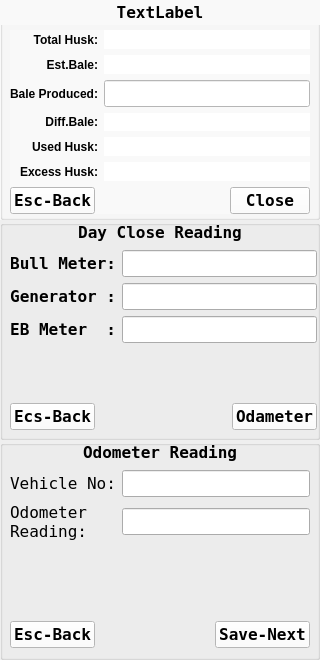
<?xml version="1.0" encoding="UTF-8"?>
<ui version="4.0">
 <class>Batch_Close</class>
 <widget class="QWidget" name="Batch_Close">
  <property name="geometry">
   <rect>
    <x>0</x>
    <y>0</y>
    <width>320</width>
    <height>660</height>
   </rect>
  </property>
  <property name="font">
   <font>
    <family>DejaVu Sans Mono</family>
    <pointsize>12</pointsize>
   </font>
  </property>
  <property name="windowTitle">
   <string>Form</string>
  </property>
  <widget class="QGroupBox" name="groupBox">
   <property name="geometry">
    <rect>
     <x>0</x>
     <y>0</y>
     <width>320</width>
     <height>220</height>
    </rect>
   </property>
   <property name="styleSheet">
    <string notr="true">background-color: rgb(249, 249, 249);</string>
   </property>
   <property name="title">
    <string/>
   </property>
   <widget class="QWidget" name="gridLayoutWidget">
    <property name="geometry">
     <rect>
      <x>10</x>
      <y>30</y>
      <width>300</width>
      <height>184</height>
     </rect>
    </property>
    <layout class="QGridLayout" name="gridLayout">
     <item row="2" column="1">
      <widget class="QLineEdit" name="lineEdit_manuf_bale">
       <property name="font">
        <font>
         <family>DejaVu Sans Mono</family>
         <pointsize>12</pointsize>
         <weight>75</weight>
         <bold>true</bold>
        </font>
       </property>
       <property name="styleSheet">
        <string notr="true">background-color: rgb(255, 255, 255);</string>
       </property>
      </widget>
     </item>
     <item row="0" column="1">
      <widget class="QLabel" name="label_total_husk">
       <property name="styleSheet">
        <string notr="true">background-color: rgb(255, 255, 255);</string>
       </property>
       <property name="text">
        <string/>
       </property>
      </widget>
     </item>
     <item row="5" column="1">
      <widget class="QLabel" name="label_exsess_husk">
       <property name="styleSheet">
        <string notr="true">background-color: rgb(255, 255, 255);</string>
       </property>
       <property name="text">
        <string/>
       </property>
      </widget>
     </item>
     <item row="3" column="1">
      <widget class="QLabel" name="label_diff_bale">
       <property name="styleSheet">
        <string notr="true">background-color: rgb(255, 255, 255);</string>
       </property>
       <property name="text">
        <string/>
       </property>
      </widget>
     </item>
     <item row="1" column="1">
      <widget class="QLabel" name="label_est_bale">
       <property name="styleSheet">
        <string notr="true">background-color: rgb(255, 255, 255);</string>
       </property>
       <property name="text">
        <string/>
       </property>
      </widget>
     </item>
     <item row="4" column="1">
      <widget class="QLabel" name="label_used_husk">
       <property name="styleSheet">
        <string notr="true">background-color: rgb(255, 255, 255);</string>
       </property>
       <property name="text">
        <string/>
       </property>
      </widget>
     </item>
     <item row="5" column="0">
      <widget class="QLabel" name="label_excess_title">
       <property name="font">
        <font>
         <weight>75</weight>
         <bold>true</bold>
        </font>
       </property>
       <property name="text">
        <string>Excess Husk:</string>
       </property>
       <property name="alignment">
        <set>Qt::AlignRight|Qt::AlignTrailing|Qt::AlignVCenter</set>
       </property>
      </widget>
     </item>
     <item row="4" column="0">
      <widget class="QLabel" name="label_2">
       <property name="font">
        <font>
         <weight>75</weight>
         <bold>true</bold>
        </font>
       </property>
       <property name="text">
        <string>Used Husk:</string>
       </property>
       <property name="alignment">
        <set>Qt::AlignRight|Qt::AlignTrailing|Qt::AlignVCenter</set>
       </property>
      </widget>
     </item>
     <item row="1" column="0">
      <widget class="QLabel" name="label_5">
       <property name="font">
        <font>
         <weight>75</weight>
         <bold>true</bold>
        </font>
       </property>
       <property name="text">
        <string>Est.Bale:</string>
       </property>
       <property name="alignment">
        <set>Qt::AlignRight|Qt::AlignTrailing|Qt::AlignVCenter</set>
       </property>
      </widget>
     </item>
     <item row="3" column="0">
      <widget class="QLabel" name="label_3">
       <property name="font">
        <font>
         <weight>75</weight>
         <bold>true</bold>
        </font>
       </property>
       <property name="text">
        <string>Diff.Bale:</string>
       </property>
       <property name="alignment">
        <set>Qt::AlignRight|Qt::AlignTrailing|Qt::AlignVCenter</set>
       </property>
      </widget>
     </item>
     <item row="2" column="0">
      <widget class="QLabel" name="label_4">
       <property name="font">
        <font>
         <weight>75</weight>
         <bold>true</bold>
        </font>
       </property>
       <property name="text">
        <string>Bale Produced:</string>
       </property>
       <property name="alignment">
        <set>Qt::AlignRight|Qt::AlignTrailing|Qt::AlignVCenter</set>
       </property>
      </widget>
     </item>
     <item row="0" column="0">
      <widget class="QLabel" name="label_6">
       <property name="font">
        <font>
         <weight>75</weight>
         <bold>true</bold>
        </font>
       </property>
       <property name="text">
        <string>Total Husk:</string>
       </property>
       <property name="alignment">
        <set>Qt::AlignRight|Qt::AlignTrailing|Qt::AlignVCenter</set>
       </property>
      </widget>
     </item>
     <item row="6" column="0" colspan="2">
      <layout class="QHBoxLayout" name="horizontalLayout">
       <item>
        <widget class="QPushButton" name="pushButton_back">
         <property name="font">
          <font>
           <family>DejaVu Sans Mono</family>
           <pointsize>12</pointsize>
           <weight>75</weight>
           <bold>true</bold>
          </font>
         </property>
         <property name="focusPolicy">
          <enum>Qt::NoFocus</enum>
         </property>
         <property name="styleSheet">
          <string notr="true">background-color: rgb(255, 255, 255);</string>
         </property>
         <property name="text">
          <string>Esc-Back</string>
         </property>
         <property name="autoDefault">
          <bool>true</bool>
         </property>
        </widget>
       </item>
       <item>
        <spacer name="horizontalSpacer">
         <property name="orientation">
          <enum>Qt::Horizontal</enum>
         </property>
         <property name="sizeHint" stdset="0">
          <size>
           <width>40</width>
           <height>20</height>
          </size>
         </property>
        </spacer>
       </item>
       <item>
        <widget class="QPushButton" name="pushButton_close">
         <property name="font">
          <font>
           <family>DejaVu Sans Mono</family>
           <pointsize>12</pointsize>
           <weight>75</weight>
           <bold>true</bold>
          </font>
         </property>
         <property name="styleSheet">
          <string notr="true">background-color: rgb(255, 255, 255);</string>
         </property>
         <property name="text">
          <string>Close</string>
         </property>
         <property name="autoDefault">
          <bool>true</bool>
         </property>
        </widget>
       </item>
      </layout>
     </item>
    </layout>
   </widget>
   <widget class="QLabel" name="label_batch_close_title">
    <property name="geometry">
     <rect>
      <x>0</x>
      <y>0</y>
      <width>320</width>
      <height>25</height>
     </rect>
    </property>
    <property name="font">
     <font>
      <family>DejaVu Sans Mono</family>
      <pointsize>12</pointsize>
      <weight>75</weight>
      <bold>true</bold>
     </font>
    </property>
    <property name="text">
     <string>TextLabel</string>
    </property>
    <property name="alignment">
     <set>Qt::AlignCenter</set>
    </property>
   </widget>
  </widget>
  <widget class="QGroupBox" name="groupBox_closing_readings">
   <property name="geometry">
    <rect>
     <x>0</x>
     <y>220</y>
     <width>320</width>
     <height>220</height>
    </rect>
   </property>
   <property name="title">
    <string/>
   </property>
   <widget class="QLabel" name="label_batch_close_title_2">
    <property name="geometry">
     <rect>
      <x>0</x>
      <y>0</y>
      <width>320</width>
      <height>25</height>
     </rect>
    </property>
    <property name="font">
     <font>
      <weight>75</weight>
      <bold>true</bold>
     </font>
    </property>
    <property name="text">
     <string>Day Close Reading</string>
    </property>
    <property name="alignment">
     <set>Qt::AlignCenter</set>
    </property>
   </widget>
   <widget class="QWidget" name="gridLayoutWidget_3">
    <property name="geometry">
     <rect>
      <x>10</x>
      <y>30</y>
      <width>307</width>
      <height>180</height>
     </rect>
    </property>
    <layout class="QGridLayout" name="gridLayout_2">
     <item row="1" column="1">
      <widget class="QLineEdit" name="lineEdit_generator_reading">
       <property name="font">
        <font>
         <family>DejaVu Sans Mono</family>
         <pointsize>12</pointsize>
         <weight>75</weight>
         <bold>true</bold>
        </font>
       </property>
       <property name="maxLength">
        <number>6</number>
       </property>
      </widget>
     </item>
     <item row="3" column="1">
      <spacer name="verticalSpacer">
       <property name="orientation">
        <enum>Qt::Vertical</enum>
       </property>
       <property name="sizeHint" stdset="0">
        <size>
         <width>20</width>
         <height>40</height>
        </size>
       </property>
      </spacer>
     </item>
     <item row="0" column="1">
      <widget class="QLineEdit" name="lineEdit_bull_reading">
       <property name="font">
        <font>
         <family>DejaVu Sans Mono</family>
         <pointsize>12</pointsize>
         <weight>75</weight>
         <bold>true</bold>
        </font>
       </property>
       <property name="maxLength">
        <number>6</number>
       </property>
      </widget>
     </item>
     <item row="1" column="0">
      <widget class="QLabel" name="label_10">
       <property name="font">
        <font>
         <family>DejaVu Sans Mono</family>
         <pointsize>12</pointsize>
         <weight>75</weight>
         <bold>true</bold>
        </font>
       </property>
       <property name="text">
        <string>Generator :</string>
       </property>
       <property name="alignment">
        <set>Qt::AlignRight|Qt::AlignTrailing|Qt::AlignVCenter</set>
       </property>
      </widget>
     </item>
     <item row="0" column="0">
      <widget class="QLabel" name="label_8">
       <property name="font">
        <font>
         <family>DejaVu Sans Mono</family>
         <pointsize>12</pointsize>
         <weight>75</weight>
         <bold>true</bold>
        </font>
       </property>
       <property name="text">
        <string>Bull Meter:</string>
       </property>
       <property name="alignment">
        <set>Qt::AlignRight|Qt::AlignTrailing|Qt::AlignVCenter</set>
       </property>
      </widget>
     </item>
     <item row="4" column="0" colspan="2">
      <layout class="QHBoxLayout" name="horizontalLayout_3">
       <item>
        <widget class="QPushButton" name="pushButton_back_reading">
         <property name="font">
          <font>
           <family>DejaVu Sans Mono</family>
           <pointsize>12</pointsize>
           <weight>75</weight>
           <bold>true</bold>
          </font>
         </property>
         <property name="focusPolicy">
          <enum>Qt::NoFocus</enum>
         </property>
         <property name="styleSheet">
          <string notr="true">background-color: rgb(255, 255, 255);</string>
         </property>
         <property name="text">
          <string>Ecs-Back</string>
         </property>
         <property name="autoDefault">
          <bool>true</bool>
         </property>
        </widget>
       </item>
       <item>
        <spacer name="horizontalSpacer_2">
         <property name="orientation">
          <enum>Qt::Horizontal</enum>
         </property>
         <property name="sizeHint" stdset="0">
          <size>
           <width>40</width>
           <height>20</height>
          </size>
         </property>
        </spacer>
       </item>
       <item>
        <widget class="QPushButton" name="pushButton_goto_odo_reading">
         <property name="font">
          <font>
           <family>DejaVu Sans Mono</family>
           <pointsize>12</pointsize>
           <weight>75</weight>
           <bold>true</bold>
          </font>
         </property>
         <property name="styleSheet">
          <string notr="true">background-color: rgb(255, 255, 255);</string>
         </property>
         <property name="text">
          <string>Odameter</string>
         </property>
         <property name="autoDefault">
          <bool>true</bool>
         </property>
        </widget>
       </item>
      </layout>
     </item>
     <item row="2" column="0">
      <widget class="QLabel" name="label_9">
       <property name="font">
        <font>
         <family>DejaVu Sans Mono</family>
         <pointsize>12</pointsize>
         <weight>75</weight>
         <bold>true</bold>
        </font>
       </property>
       <property name="text">
        <string>EB Meter  :</string>
       </property>
       <property name="alignment">
        <set>Qt::AlignRight|Qt::AlignTrailing|Qt::AlignVCenter</set>
       </property>
      </widget>
     </item>
     <item row="2" column="1">
      <widget class="QLineEdit" name="lineEdit_eb_reading">
       <property name="font">
        <font>
         <family>DejaVu Sans Mono</family>
         <pointsize>12</pointsize>
         <weight>75</weight>
         <bold>true</bold>
        </font>
       </property>
       <property name="maxLength">
        <number>6</number>
       </property>
      </widget>
     </item>
    </layout>
   </widget>
  </widget>
  <widget class="QGroupBox" name="groupBox_odo">
   <property name="geometry">
    <rect>
     <x>0</x>
     <y>440</y>
     <width>320</width>
     <height>220</height>
    </rect>
   </property>
   <property name="title">
    <string/>
   </property>
   <widget class="QLabel" name="label_batch_close_title_3">
    <property name="geometry">
     <rect>
      <x>0</x>
      <y>0</y>
      <width>320</width>
      <height>25</height>
     </rect>
    </property>
    <property name="font">
     <font>
      <weight>75</weight>
      <bold>true</bold>
     </font>
    </property>
    <property name="text">
     <string>Odometer Reading</string>
    </property>
    <property name="alignment">
     <set>Qt::AlignCenter</set>
    </property>
   </widget>
   <widget class="QWidget" name="layoutWidget">
    <property name="geometry">
     <rect>
      <x>10</x>
      <y>180</y>
      <width>300</width>
      <height>29</height>
     </rect>
    </property>
    <layout class="QHBoxLayout" name="horizontalLayout_2" stretch="0,0,0">
     <item>
      <widget class="QPushButton" name="pushButton_back_odo">
       <property name="font">
        <font>
         <family>DejaVu Sans Mono</family>
         <pointsize>12</pointsize>
         <weight>75</weight>
         <bold>true</bold>
        </font>
       </property>
       <property name="focusPolicy">
        <enum>Qt::NoFocus</enum>
       </property>
       <property name="styleSheet">
        <string notr="true">background-color: rgb(255, 255, 255);</string>
       </property>
       <property name="text">
        <string>Esc-Back</string>
       </property>
       <property name="autoDefault">
        <bool>true</bool>
       </property>
      </widget>
     </item>
     <item>
      <spacer name="horizontalSpacer_3">
       <property name="orientation">
        <enum>Qt::Horizontal</enum>
       </property>
       <property name="sizeHint" stdset="0">
        <size>
         <width>40</width>
         <height>20</height>
        </size>
       </property>
      </spacer>
     </item>
     <item>
      <widget class="QPushButton" name="pushButton_odo_save">
       <property name="font">
        <font>
         <family>DejaVu Sans Mono</family>
         <pointsize>12</pointsize>
         <weight>75</weight>
         <bold>true</bold>
        </font>
       </property>
       <property name="styleSheet">
        <string notr="true">background-color: rgb(255, 255, 255);</string>
       </property>
       <property name="text">
        <string>Save-Next</string>
       </property>
       <property name="autoDefault">
        <bool>true</bool>
       </property>
      </widget>
     </item>
    </layout>
   </widget>
   <widget class="QWidget" name="gridLayoutWidget_2">
    <property name="geometry">
     <rect>
      <x>10</x>
      <y>30</y>
      <width>300</width>
      <height>140</height>
     </rect>
    </property>
    <layout class="QGridLayout" name="gridLayout_3">
     <item row="1" column="0">
      <widget class="QLabel" name="label_7">
       <property name="text">
        <string>Odometer
Reading:</string>
       </property>
      </widget>
     </item>
     <item row="0" column="0">
      <widget class="QLabel" name="label">
       <property name="text">
        <string>Vehicle No:</string>
       </property>
      </widget>
     </item>
     <item row="2" column="0">
      <spacer name="verticalSpacer_2">
       <property name="orientation">
        <enum>Qt::Vertical</enum>
       </property>
       <property name="sizeHint" stdset="0">
        <size>
         <width>20</width>
         <height>40</height>
        </size>
       </property>
      </spacer>
     </item>
     <item row="0" column="1">
      <widget class="QLineEdit" name="lineEdit_vehicle_no"/>
     </item>
     <item row="1" column="1">
      <widget class="QLineEdit" name="lineEdit_odo_reading"/>
     </item>
    </layout>
   </widget>
  </widget>
 </widget>
 <tabstops>
  <tabstop>lineEdit_manuf_bale</tabstop>
  <tabstop>pushButton_close</tabstop>
  <tabstop>lineEdit_bull_reading</tabstop>
  <tabstop>lineEdit_generator_reading</tabstop>
  <tabstop>lineEdit_eb_reading</tabstop>
  <tabstop>pushButton_goto_odo_reading</tabstop>
  <tabstop>lineEdit_vehicle_no</tabstop>
  <tabstop>lineEdit_odo_reading</tabstop>
  <tabstop>pushButton_odo_save</tabstop>
 </tabstops>
 <resources/>
 <connections/>
</ui>
